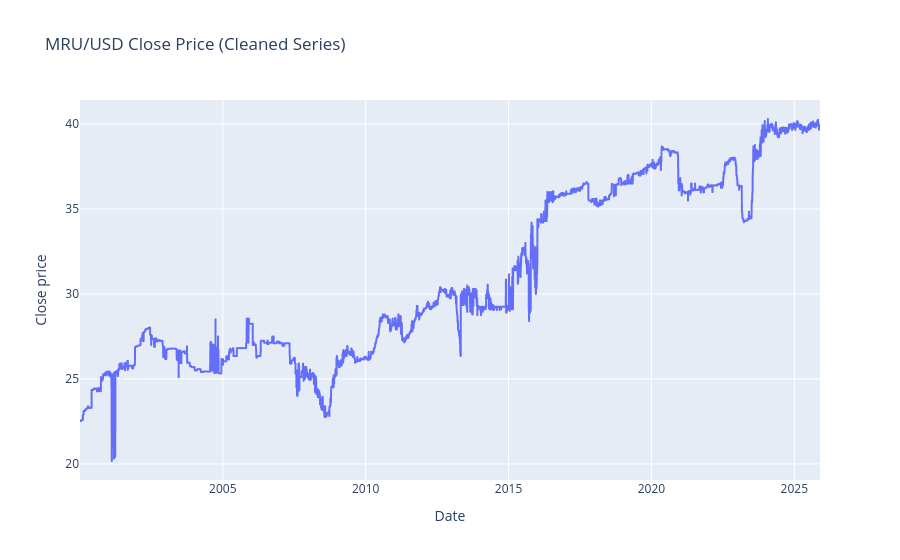

This figure's notebook cell:
### Code cell
# 5. Price-level summary and period breakdown
print("Close price summary:")
display(df["close"].describe())

# Rough period definitions (adjust dates to your data if needed)
price_periods = [
    ("2000-01-01", "2009-12-31", "2000–2009"),
    ("2010-01-01", "2014-12-31", "2010–2014"),
    ("2015-01-01", "2019-12-31", "2015–2019"),
    ("2020-01-01", date_max.strftime("%Y-%m-%d"), "2020–end"),
]

rows = []
for start, end, label in price_periods:
    mask = (df["date"] >= pd.to_datetime(start)) & (df["date"] <= pd.to_datetime(end))
    sub = df.loc[mask, "close"]
    if sub.empty:
        continue
    rows.append({
        "period": label,
        "start": start,
        "end": end,
        "count": int(len(sub)),
        "min_close": float(sub.min()),
        "max_close": float(sub.max()),
        "mean_close": float(sub.mean()),
    })

if rows:
    price_periods_df = pd.DataFrame(rows)
    display(price_periods_df)

# Plot close price (interactive)
fig_close = px.line(df, x="date", y="close", title="MRU/USD Close Price (cleaned)")
fig_close.show()

### Figure 1 — Plotly figure (JSON) as saved in the notebook; plotly's stock layout.template omitted (floating-point values rounded to 4 significant figures; data arrays with more than 128 entries replaced by an {"elided": "..."} marker saying what was removed)
{"data": [{"hovertemplate": "Date=%{x}<br>Close price=%{y}<extra></extra>", "legendgroup": "", "line": {"color": "#636efa", "dash": "solid"}, "marker": {"symbol": "circle"}, "mode": "lines", "name": "", "showlegend": false, "type": "scattergl", "x": {"elided": "6752 str values"}, "xaxis": "x", "y": {"elided": "6752 float values"}, "yaxis": "y"}], "layout": {"legend": {"tracegroupgap": 0}, "title": {"text": "MRU/USD Close Price (Cleaned Series)"}, "xaxis": {"anchor": "y", "domain": [0, 1], "title": {"text": "Date"}}, "yaxis": {"anchor": "x", "domain": [0, 1], "title": {"text": "Close price"}}}}
